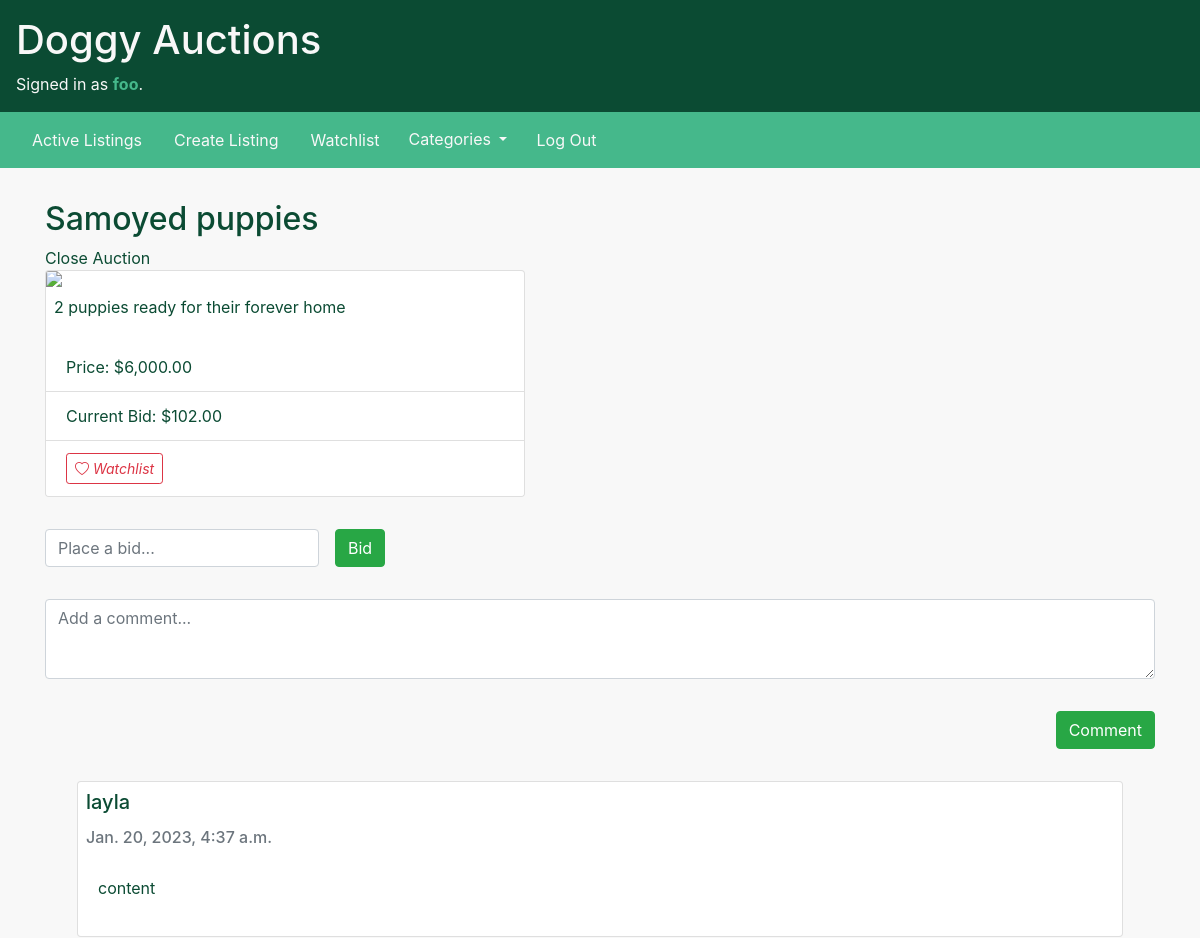
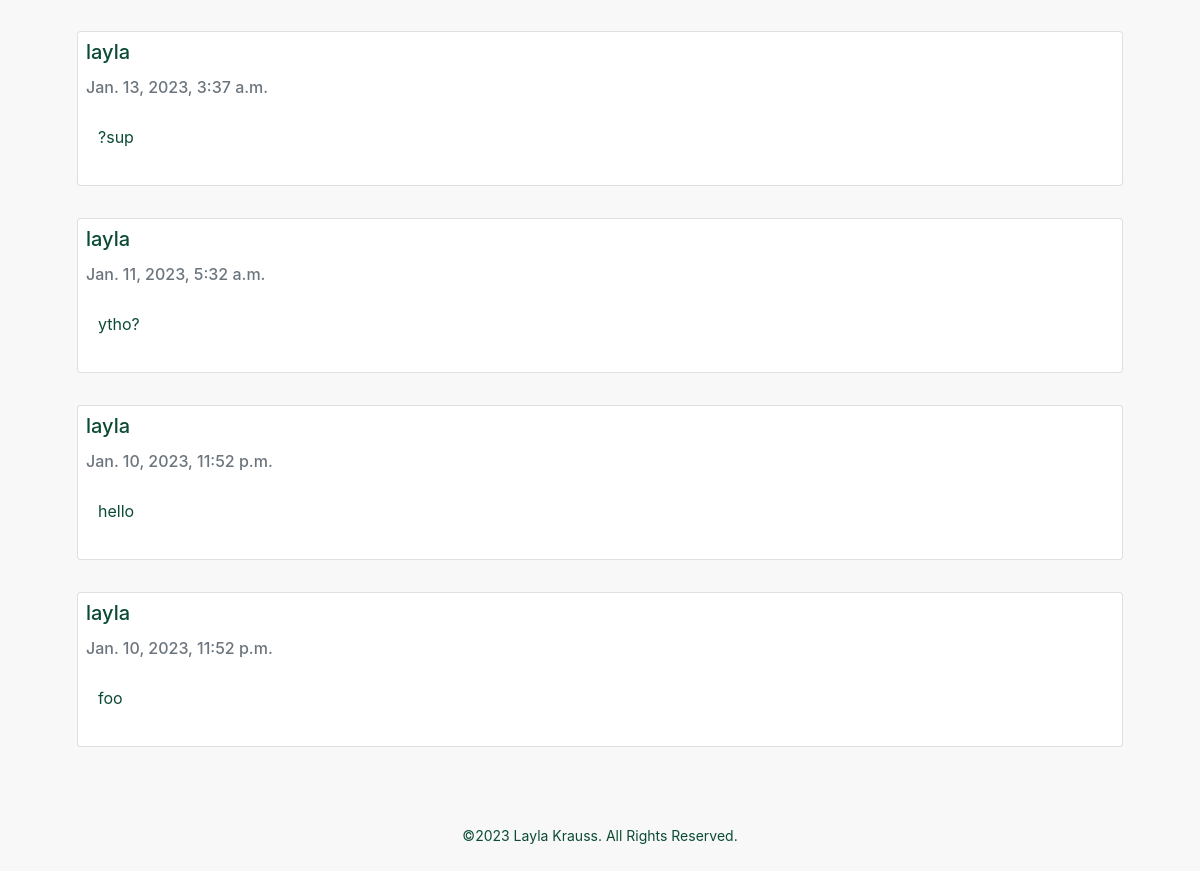
The app's page /listing/1 (signed in) with its own data (2 pictures, top to bottom).
### auctions/models.py (models this page shows, shortened)
class User(AbstractUser):
    watched_listings = models.ManyToManyField("Listing", blank=True, related_name="watched_by")

class Listing(models.Model):
    title = models.CharField(max_length=64)
    description = models.CharField(max_length=160)
    img_path = models.CharField(max_length=1024)
    price = models.DecimalField(max_digits=7, decimal_places=2)
    created_at = models.DateTimeField(default=datetime.now, blank=True)
    user = models.ForeignKey("User", on_delete=models.CASCADE, related_name="listings")
    winner = models.ForeignKey("User", on_delete=models.CASCADE, blank=True, null=True, related_name="listings_won")
    category = models.ForeignKey("Category", on_delete=models.CASCADE, related_name="listings")
    status = models.IntegerField(default=0) # 0 is open, 1 is closed

class Bid(models.Model):
    amount = models.DecimalField(max_digits=7, decimal_places=2)
    listing = models.ForeignKey("Listing", on_delete=models.CASCADE, related_name="bids")
    user = models.ForeignKey("User", on_delete=models.CASCADE, related_name="bids")

class Comment(models.Model):
    text = models.CharField(max_length=1024, blank=True)
    listing = models.ForeignKey("Listing", on_delete=models.CASCADE, related_name="comments")
    user = models.ForeignKey("User", on_delete=models.CASCADE, related_name="comments")
    created_at = models.DateTimeField(default=datetime.now, blank=True)

### auctions/views.py (the view)
# urls.py: path("listing/<id>", views.listing, name="listing"),
def listing(request, id):
    try:
        listing = Listing.objects.get(pk=id)
    except Listing.DoesNotExist:
            return render(request, "auctions/404.html", status=404)
    if request.method == "POST":
        if listing.watched_by.filter(id=request.user.id).exists():
            listing.watched_by.remove(request.user)
        else:
            listing.watched_by.add(request.user)
        return redirect("watchlist")
    max_bid = listing.bids.order_by('-amount').first() # SELECT * FROM bids WHERE listing = id ORDER BY amount DESC LIMIT 1
    comments = listing.comments.order_by('-created_at') # SELECT * FROM comments WHERE listing = id ORDER BY created_at DESC
    return render(request, "auctions/listing.html", {
        "listing": listing,
        "bid_form": NewBidForm(),
        "max_bid": max_bid,
        "comment_form": NewCommentForm(),
        "comments": comments,
    })

### auctions/views.py
class NewBidForm(forms.Form):
    amount = forms.DecimalField(label="", widget=forms.TextInput(attrs={'placeholder' : 'Place a bid...', 'class' : 'form-control listing-control'}))

class NewCommentForm(forms.Form):
    text = forms.CharField(label="", widget=forms.Textarea(attrs={'placeholder': 'Add a comment...', 'class' : 'form-control form-comment'}))

### auctions/context_processors.py (called while the page is built)
def add_variable_to_context(request):
    return {
        'categories': Category.objects.all()
    }

### auctions/templates/auctions/listing.html (shortened to what this page needs)
{% extends "auctions/layout.html" %}
{% load humanize %}
{% block body %}
    <h2>{{ listing.title }}</h2>
    <div>
        {% if user.is_authenticated and listing.status == 0 %}
            {% if listing.user == user %}
                <a href="{% url 'close' id=listing.id %}">Close Auction</a>
            {% endif %}
        {% endif %}
        <div class="card listing">
            <img src="{{ listing.img_path }}" class="card-img-top">
            <p class="card-text p-2">{{ listing.description }}</p>
            <ul class="list-group list-group-flush">
                <li class="list-group-item">Price: ${{ listing.price|intcomma }}</li>
                <li class="list-group-item">Current Bid: ${{ max_bid.amount|intcomma }}</li>
                {% if user.is_authenticated and listing.status == 0 %}
                    <li class="list-group-item">
                        <form action="{% url 'listing' id=listing.id %}" method="post">
                            <button type="submit" name="add-to-watchlist" class="btn btn-sm btn-outline-danger"><i class="bi bi-heart"> Watchlist</i></button>
                        </form>
                    </li>
                {% endif %}
            </ul>
        </div>
        {% if user.is_authenticated and listing.status == 0 %}
        <form action="{% url 'bid' id=listing.id %}" method="post" class="form-inline">
                {{ bid_form }}
                <input type="submit" value="Bid" class="btn btn-success btns">
        </form>
        <form action="{% url 'comment' id=listing.id %}" method="post">
            {{ comment_form }}
                <div class="comment-btn">
                    <input type="submit" value="Comment" class="btn btn-success btns">
                </div>
        </form>
        {% endif %}
        {% for comment in comments %}
            <div class="card comment-card">
                <h5 class="card-title p-2">{{ comment.user }}</h5>
                <h6 class="card-subtitle px-2 mb-2 text-muted">{{ comment.created_at }}</h6>
                <p class="card-body">{{ comment.text }}</p>
            </div>
        {% endfor %}
    </div>
{% endblock %}

### auctions/templates/auctions/layout.html (shortened to what this page needs)
{% load static %}
<!DOCTYPE html>
<html lang="en">
    <head>
        <link rel="stylesheet" href="https://stackpath.bootstrapcdn.com/bootstrap/4.4.1/css/bootstrap.min.css">
        <link rel="stylesheet" href="https://cdn.jsdelivr.net/npm/bootstrap-icons@1.5.0/font/bootstrap-icons.css">
        <link href="{% static 'auctions/styles.css' %}" rel="stylesheet">
    </head>
    <body class="d-flex flex-column min-vh-100">
        <div class="header">
            <h1>Doggy Auctions</h1>
            <div>
                {% if user.is_authenticated %}
                    Signed in as <strong class="user">{{ user.username }}</strong>.
                {% else %}
                    Not signed in.
                {% endif %}
            </div>
        </div>
        <nav class="navbar sticky-top">
            <ul class="nav">
                <li class="nav-item">
                    <a class="nav-link" href="{% url 'index' %}">Active Listings</a>
                </li>
                {% if user.is_authenticated %}
                    <li class="nav-item">
                        <a class="nav-link" href="{% url 'create' %}">Create Listing</a>
                    </li>
                    <li class="nav-item">
                        <a class="nav-link" href="{% url 'watchlist' %}">Watchlist</a>
                    </li>
                    <li class="nav-item">
                        <div class="dropdown">
                            <button class="btn btn-link dropdown-toggle" type="button" id="dropdownMenuButton" data-toggle="dropdown" aria-haspopup="true" aria-expanded="false">
                                Categories
                            </button>
                        </div>
                    </li>
                    <li class="nav-item">
                        <a class="nav-link" href="{% url 'logout' %}">Log Out</a>
                    </li>
                {% endif %}
            </ul>
        </nav>
        <div class="container">
            {% block body %}
            {% endblock %}
        </div>
        <footer class="mt-auto">©2023 Layla Krauss. All Rights Reserved.
        </footer>
    </body>
</html>

### auctions/static/auctions/styles.css (style rules this page uses)
:root { --light-green: #45B88B; --dark-green: #0B4B33; --light-text: #f8f8f8; }
body { color: var(--dark-green); background-color: var(--light-text); }
img { width: 20rem; }
nav { background-color: var(--light-green); }
.navbar { margin-bottom: 2rem; }
.nav-link { color: var(--light-text) }
.header { background-color: var(--dark-green); padding: 1em; color: var(--light-text) }
.user { color: var(--light-green); }
a { color: var(--dark-green); }
.btn-link { color: var(--light-text) }
.listing { max-width: 30rem; }
.comment-card { margin: 2rem; }
textarea.form-comment { height: 5rem; margin-bottom: 2rem; }
.comment-btn { display: flex; justify-content: flex-end; }
footer { display: flex; align-items: center; justify-content: center; height: 8em; font-size: 14px; }
.listing-control { width: auto; margin: 2rem 1rem 2rem 0; }

### records on screen
User: username "foo"
Listing: title "Samoyed puppies", description "2 puppies ready for their forever home", price "6,000.00"
Bid: amount "102.00"
Comment: user "layla", created_at "Jan. 20, 2023, 4:37 a.m.", text "content"
Comment: user "layla", created_at "Jan. 13, 2023, 3:37 a.m.", text "?sup"
Comment: user "layla", created_at "Jan. 11, 2023, 5:32 a.m.", text "ytho?"
Comment: user "layla", created_at "Jan. 10, 2023, 11:52 p.m.", text "hello"
Comment: user "layla", created_at "Jan. 10, 2023, 11:52 p.m.", text "foo"
